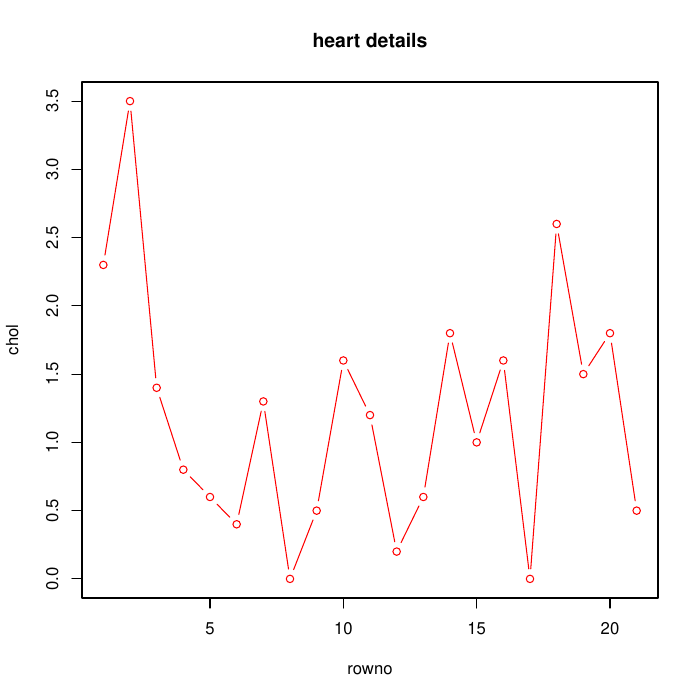

The script that saved this image:

data1 <- read.csv(file.choose(), header = TRUE)
data1

#line graph
x<- data1[1:15 ,"chol"]
plot(x, type = "b" , col= "red" , xlab= "rowno" , ylab="chol", main= "heart details")

x1<- data1[1:20 , "cp"]
plot(x,type ="l" , col="blue", xlab="row",ylab="y axis", main= "chest pain")


#pie chart
x<- data1 [1:21, "oldpeak"]
lables <- data1[1:21,"oldpeak"]
pie(x,lables, main="oldpeak in heart disease" , col= rainbow(length(x)))

x2 <- data1[1:10, "fbs"]
heartdisease <- data1[1:10, "fbs"]
pie(x2,heartdisease, main="fbs in heart disease", col=rainbow(length(x2)))

#boxplot
input_data <- data1[ ,c("age","cp")]
boxplot(age~cp, data= data1, xlab="age", ylab="cp" , main="details of heart attack patients", col="purple")

input_data <- data1[ ,c("slp","caa")]
boxplot(slp~caa, data = data1, xlab="slp",ylab="caa", main="details of heart patients", col="blue")

#barplot

u <- data1[1:30 ,"age"]
z<- data1[1:30, "cp"]
barplot(u, names.arg= z, xlab="no of age", ylab="cp", main="details of heart attack patients", col = "yellow")


g<-data1[0:10,"exng"]
h<-data1[0:10,"restecg"]
barplot(g, names.arg=h, xlab="exng", ylab="restecg", main="details of heart patients", col="purple")

#histogram
data1$chol
hist(data1$chol)

hist(data1$chol, xlab="dd",ylab="jdj", main="histogram")

#scatter plot
plot(data1$chol)
sp<- data1[1:303, c("slp","caa")]
plot(x=data1$slp, y=data1$caa, xlab="slp", ylab="caa", main ="xyz")
 

# create pdf
pdf("plots of heart patients.pdf")
plot(x, type = "b" , col= "red" , xlab= "rowno" , ylab="chol", main= "heart details")
plot(x,type ="l" , col="blue", xlab="row",ylab="y axis", main= "chest pain")
pie(x,lables, main="oldpeak in heart disease" , col= rainbow(length(x)))
pie(x2,heartdisease, main="fbs in heart disease", col=rainbow(length(x2)))
boxplot(age~cp, data= data1, xlab="age", ylab="cp" , main="details of heart attack patients", col="purple")
boxplot(slp~caa, data = data1, xlab="slp",ylab="caa", main="details of heart patients", col="blue")
barplot(u, names.arg= z, xlab="no of age", ylab="cp", main="details of heart attack patients", col = "yellow")
barplot(g, names.arg=h, xlab="exng", ylab="restecg", main="details of heart patients", col="purple")
hist(data1$chol, xlab="dd",ylab="jdj", main="histogram")
plot(x=data1$slp, y=data1$caa, xlab="slp", ylab="caa", main ="xyz")
dev.off()



